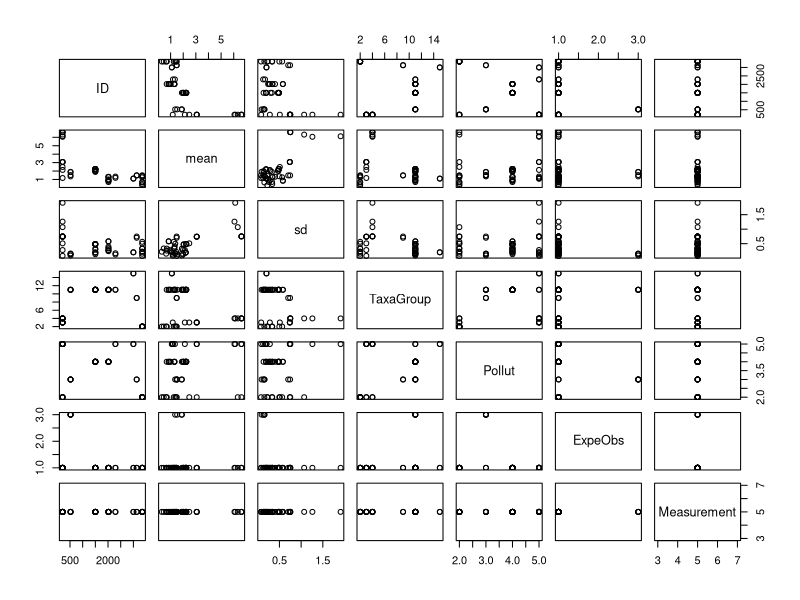
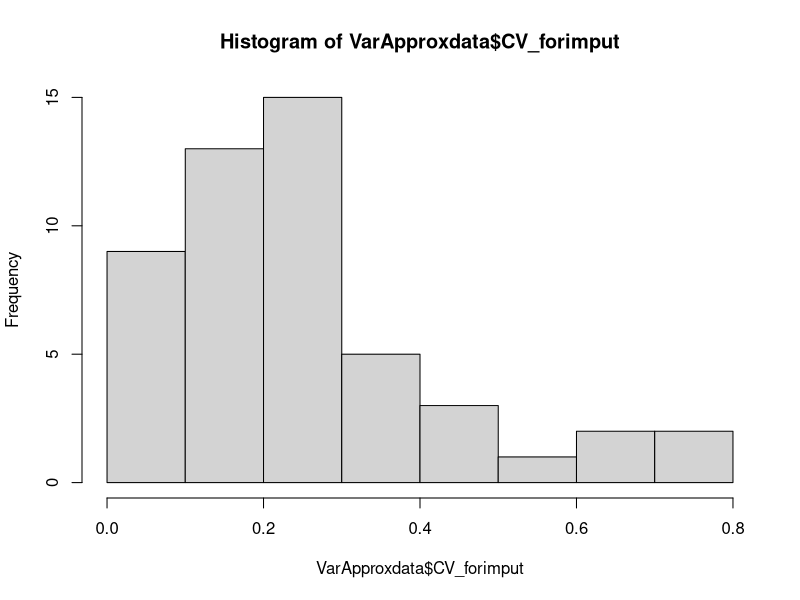
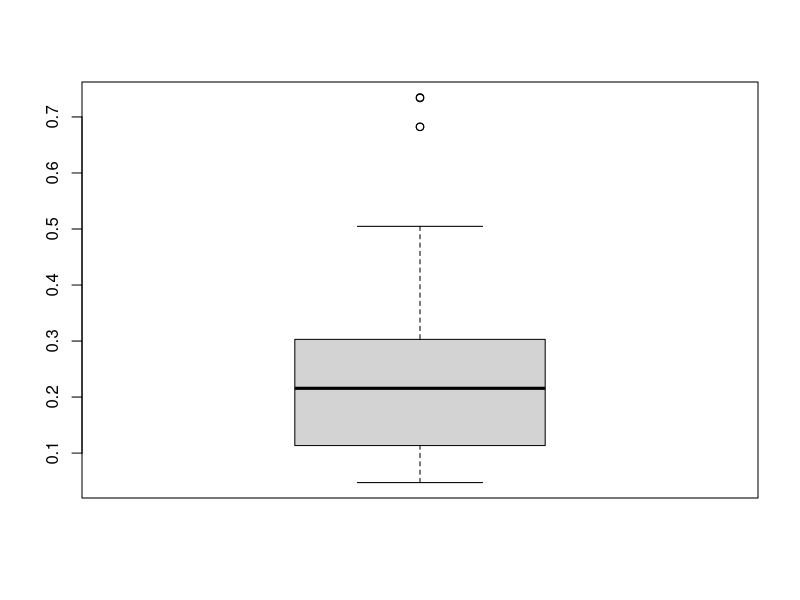
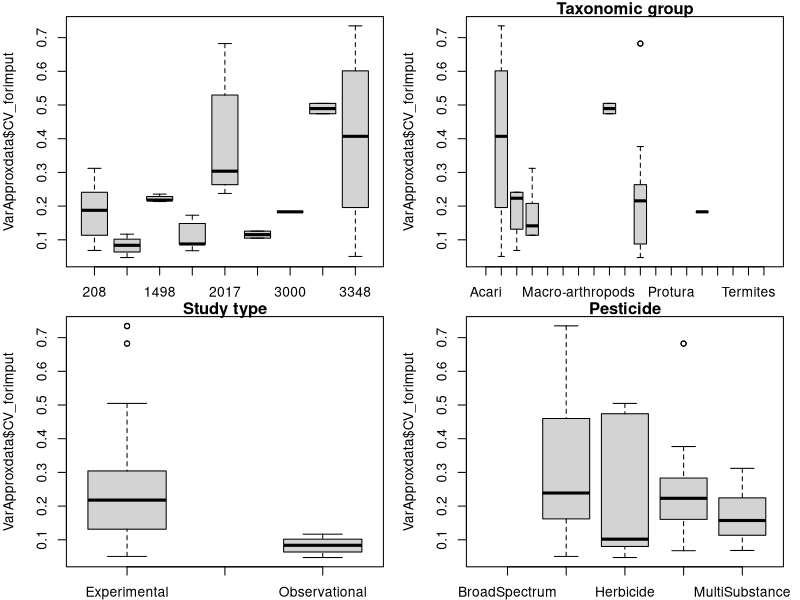
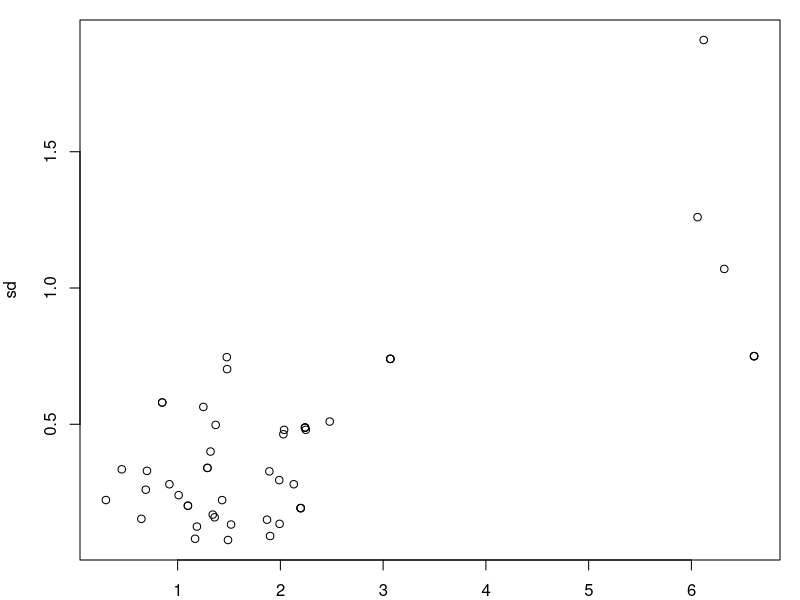
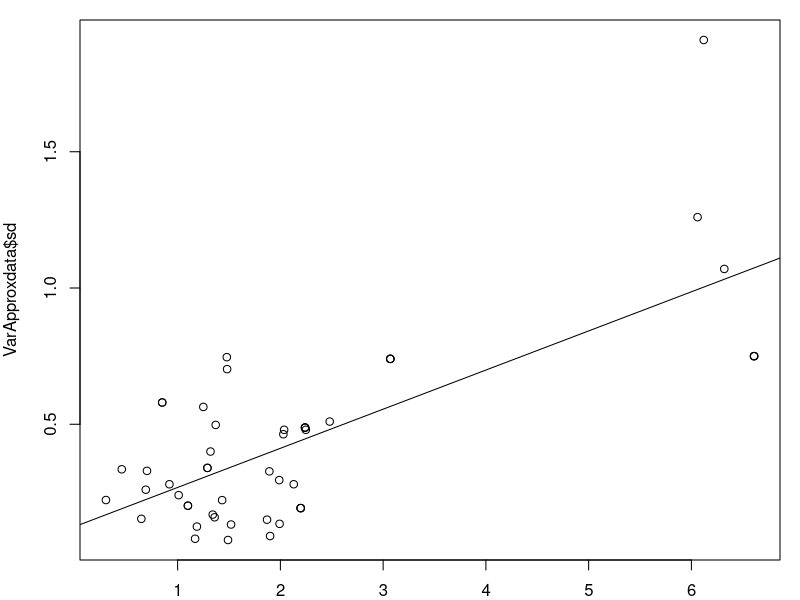

R code for these plots, in order: (Note: this script raises an error after producing the figures.)
# This script computes effect sizes for each study 
# Effect sizes are Hedge's g
# Missing variances for some studies are imputed based on variances from other studies based on Koricheva2013 Handbook

## Functions ------------------------------------
library(metafor)
library(ggplot2)
library(dplyr)
library(car)


countstudies <- 
  function(dat, ...){
    return(dat %>% 
             group_by(.dots = lazyeval::lazy_dots(...)) %>% 
             summarize(no.stu = countlevels(ID), no.obs = n()))
  }

'%notin%' <- function(x,y)!('%in%'(x,y))

countlevels <- function(x){
  return(length(levels(as.factor(x))))
}


## Data --------------------------------------------
dat <- read.csv("Data/02PesticidesEffectsClean.csv")


## Effect sizes------------------------------------
EffectSizes <- escalc(measure = "SMD", # Hedges' d
                      m2i = Control_mean, # group 2 corresponds to the control group
                      sd2i = Control_SD,
                      n2i = Control_N,
                      
                      m1i = Treatment_mean, # group 1 is the treatment group
                      sd1i = Treatment_SD,
                      n1i = Treatment_N,
                      
                      data = dat)


# we now have the log response ratio for each case
summary(EffectSizes$yi)
# with their variance
summary(EffectSizes$vi)


## Clean the data--------------------------------
ESdat <- data.frame(dat, 
                    ES = EffectSizes$yi, 
                    VarES = EffectSizes$vi)

# Clean dataframe
class(ESdat)

# 22 NAs for variance
dataNA <- ESdat[is.na(ESdat$VarES),]
# mostly Shannons (11 obs)
summary(dataNA$Measurement)

# how many studies and observations have no variance of shannon?
countstudies(ESdat[which(is.na(ESdat$VarES) & ESdat$Measurement=="Shannon"),])



# are there shannon observation that do have variance? yes, from 9 studies, total of 25 observations
countstudies(ESdat[which(!is.na(ESdat$VarES) & ESdat$Measurement=="Shannon"),])

# how many of these only reported shannon?: n = 4
# studies with Shannon, no SD
shstu <- unique(ESdat$ID[is.na(ESdat$VarES) & ESdat$Measurement=="Shannon"])
# biodiv metrics reported
ESdat[ESdat$ID %in% shstu, c("Measurement", "ID")]
# ESdat[ESdat$ID %in% shstu,]


## Approximate variance of shannon effect sizes, based on existing data ------
VarApproxdata <- ESdat[which(!is.na(ESdat$VarES) & ESdat$Measurement=="Shannon"),]

# put control and treatment means on separate rows
VarApproxdata <- data.frame(
  ID= c(ESdat$ID, ESdat$ID),
  mean = c(ESdat$Control_mean, ESdat$Treatment_mean),
  sd = c(ESdat$Control_SD, ESdat$Treatment_SD),
  TaxaGroup = factor(as.character(ESdat$TaxaGroupGSBA, ESdat$TaxaGroupGSBA)),
  Pollut = factor(as.character(ESdat$PesticideType, ESdat$PesticideType)),
  ExpeObs = factor(as.character(ESdat$ExperimentObservation, ESdat$ExperimentObservation)),
  Measurement = factor(as.character(ESdat$Measurement, ESdat$Measurement))
)

# focus on shannons and remove SD that are NAs
VarApproxdata <- VarApproxdata[which(VarApproxdata$Measurement == "Shannon" & !is.na(VarApproxdata$sd)),]

# dataset information
nrow(VarApproxdata) # 50 observations (25 controls and 25 treatments)

plot(VarApproxdata)


# calculate CV and check homogeneity
VarApproxdata <- VarApproxdata %>% 
  dplyr::mutate(CV_forimput = sd/mean)


# descriptive stats: consider removing extreme values?
summary(VarApproxdata$CV_forimput)
hist(VarApproxdata$CV_forimput)
boxplot(VarApproxdata$CV_forimput)


# influence of case study, taxonomic group and study type?
par(mfrow=c(2,2), mar = c(2,4,1,1))
boxplot(VarApproxdata$CV_forimput~VarApproxdata$ID)
boxplot(VarApproxdata$CV_forimput~VarApproxdata$TaxaGroup, main = "Taxonomic group")
boxplot(VarApproxdata$CV_forimput~VarApproxdata$ExpeObs, main = "Study type")
boxplot(VarApproxdata$CV_forimput~VarApproxdata$Pollut, main = "Pesticide")


# relationship between mean and SD (justifies the use of CV to estimate SD that are NAs)
par(mfrow = c(1,1))
with(VarApproxdata, plot(sd ~ mean))
mod.0 <- lm(sd ~ mean, data = VarApproxdata)
summary(mod.0)

plot(VarApproxdata$sd ~VarApproxdata$mean)
abline(a = mod.0$coefficients[1], b = mod.0$coefficients[2])


## Approximate SD, but note that the model is not super predictive, we will do sensitivity analysis at the end---
ESdat$Control_SD_approx <- ifelse(ESdat$Measurement != "Shannon", ESdat$Control_SD, 
                                  ifelse(!is.na(ESdat$Control_SD), ESdat$Control_SD,
                                         # if shannon and sd = NA, sd is approx by Control_mean * average CV (sd/mean) of existing data
                                         ESdat$Control_mean*mean(VarApproxdata$CV_forimput)))

ESdat$Treatment_SD_approx <- ifelse(ESdat$Measurement != "Shannon", ESdat$Treatment_SD, 
                                    ifelse(!is.na(ESdat$Treatment_SD), ESdat$Treatment_SD,
                                           # if shannon and sd = NA, sd is approx by Treatment_mean * average CV (sd/mean) of existing data
                                           ESdat$Treatment_mean*mean(VarApproxdata$CV_forimput)))


## Effect size calculation with new SD-----------------------------
EffectSizes <- escalc(measure = "SMD", # Hedge
                      m2i = Control_mean, # group 2 corresponds to the control group
                      sd2i = Control_SD_approx,
                      n2i = Control_N,
                      
                      m1i = Treatment_mean, # group 1 is the treatment group
                      sd1i = Treatment_SD_approx,
                      n1i = Treatment_N,
                      
                      data = ESdat)



## dataframe of effect sizes and covariates
ESdat <- data.frame(ESdat, 
                    ES2 = EffectSizes$yi, 
                    VarES2 = EffectSizes$vi)

# 9 NAs for variance: for evenness indices, and when variance close to zero
dataNA2 <- ESdat[is.na(ESdat$VarES2),]
nrow(dataNA2)
(dataNA2)


# # Remove NA for varES and ES
# EffectSizes <- EffectSizes2[!is.na(EffectSizes$VarES),]
# EffectSizes <- EffectSizes[!is.na(EffectSizes$ES),]


## Save the data -------

write.csv(ESdat, "Output/EffectSizes.csv")
